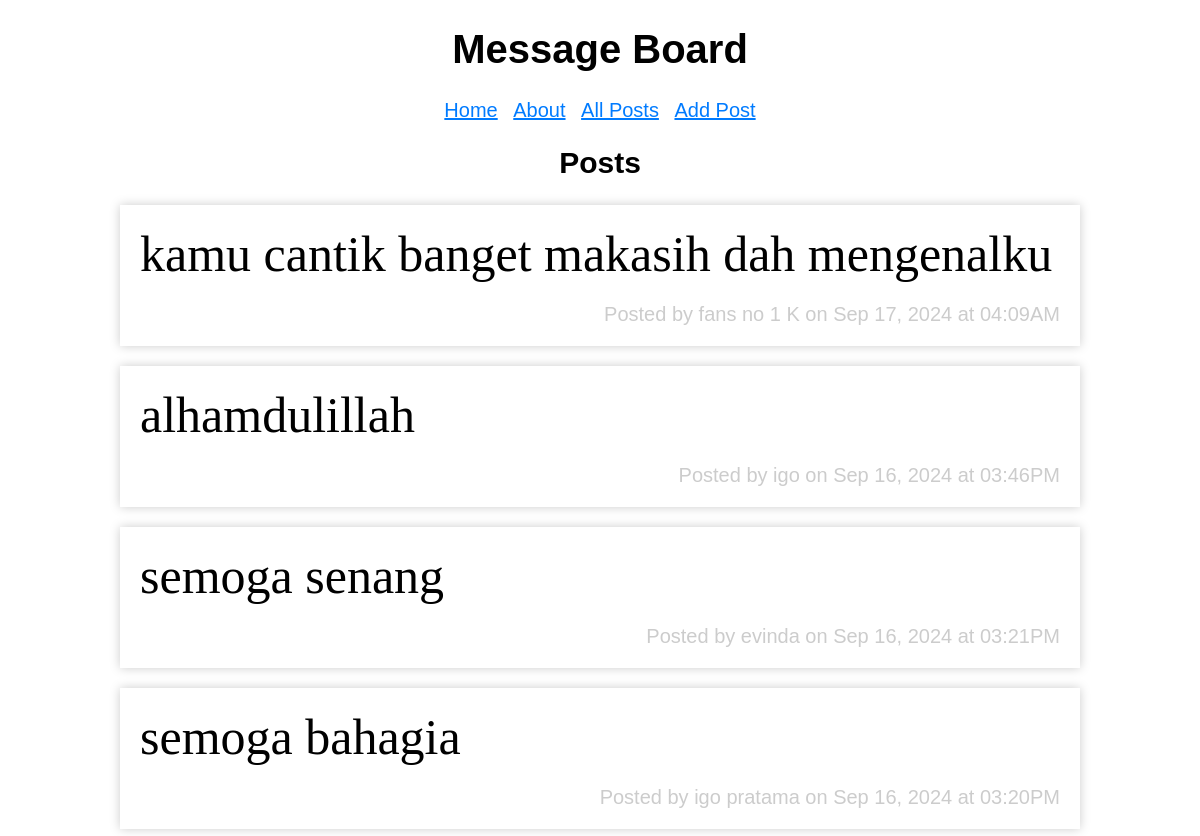
The page /posts on the database its author committed.
### tables this page shows
CREATE TABLE post (
  id INTEGER PRIMARY KEY AUTOINCREMENT,
  created TIMESTAMP NOT NULL DEFAULT CURRENT_TIMESTAMP,
  author TEXT NOT NULL,
  message TEXT NOT NULL
);

### board/posts.py (the view)
@bp.route("/posts")
def posts():
    db = get_db()
    posts = db.execute(
        "SELECT author, message, created FROM post ORDER BY created DESC"
    ).fetchall()
    return render_template("posts/posts.html", posts=posts)

### board/database.py (called while the page is built)
def get_db():
    if "db" not in g:
        g.db = sqlite3.connect(
            current_app.config["DATABASE"],
            detect_types=sqlite3.PARSE_DECLTYPES,
        )
        g.db.row_factory = sqlite3.Row
    return g.db

### board/templates/posts/posts.html
{% extends 'base.html' %}
{% block header %}
  <h2>{% block title %}Posts{% endblock title %}</h2>
{% endblock header %}
{% block content %}
  {% for post in posts %}
    <article>
      <p class="message">{{ post["message"] }}<p>
      <aside>Posted by {{ post["author"] }} on {{ post["created"].strftime("%b %d, %Y at %I:%M%p") }}</aside>
    </article>
  {% endfor %}
{% endblock content %}

### board/templates/base.html (shortened to what this page needs)
<!DOCTYPE html>
<html lang="en">
<head>
	<link rel="stylesheet" href="{{url_for('static',filename='styles.css')}}">
</head>
<body>
<h1>Message Board</h1>
{% include("_navigation.html") %}
<section>
	<header>
		{% block header %}{% endblock header %}
	</header>
	<main>
		{%block content %}<p>No messages.</p>{% endblock content %}
	</main>
</section>
</body>
</html>

### board/templates/_navigation.html
<nav>
  <ul>
    <li><a href="{{ url_for('pages.home') }}">Home</a></li>
    <li><a href="{{ url_for('pages.about') }}">About</a></li>
    <li><a href="{{ url_for('posts.posts') }}">All Posts</a></li>
    <li><a href="{{ url_for('posts.create') }}">Add Post</a></li>
  </ul>
</nav>

### board/static/styles.css (style rules this page uses)
* { box-sizing: border-box; }
body { font-family: sans-serif; font-size: 20px; margin: 0 auto; text-align: center; }
a, a:visited { color: #007bff; }
nav ul { list-style-type: none; padding: 0; }
nav ul li { display: inline; margin: 0 5px; }
main { width: 80%; margin: 0 auto; }
article, form { text-align: left; min-width: 200px; padding: 20px; margin-bottom: 20px; box-shadow: 0px 0px 10px #ccc; vertical-align: top; }
aside { color: #ccc; text-align: right; }
.message { font-size: 2.5em; font-family: serif; margin: 0; padding: 0; }

### rows shown on the page
post: message "kamu cantik banget makasih dah mengenalku", author "fans no 1 K", created "Sep 17, 2024 at 04:09AM"
post: message "alhamdulillah", author "igo", created "Sep 16, 2024 at 03:46PM"
post: message "semoga senang", author "evinda", created "Sep 16, 2024 at 03:21PM"
post: message "semoga bahagia", author "igo pratama", created "Sep 16, 2024 at 03:20PM"
